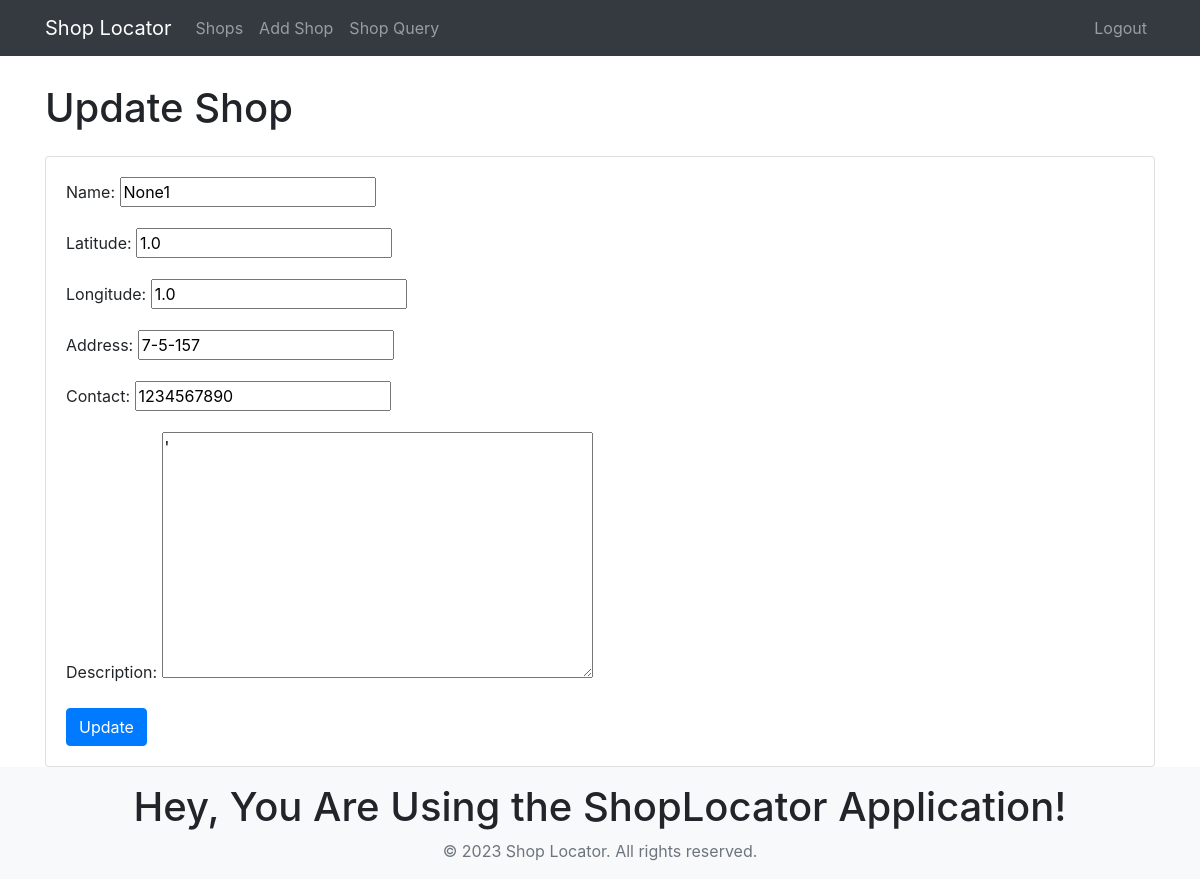
/shops/3/update/ (signed in), run on the app's committed database.
### shops/models.py (models this page shows, shortened)
class Shop(models.Model):
    name = models.CharField(max_length=100)
    latitude = models.FloatField(default=0)
    longitude = models.FloatField(default=0)
    address = models.CharField(max_length=200, default='')
    contact = models.CharField(max_length=20, default='')
    description = models.TextField(default='')
    user = models.ForeignKey(User, on_delete=models.CASCADE, default=None)

### shops/views.py (the view)
# urls.py: path('<int:shop_id>/update/', login_required(shop_update), name='shop_update'),
@login_required
@user_passes_test(lambda u: u.is_superuser or u.shop_set.exists())
@csrf_protect
def shop_update(request, shop_id):
    shop = get_object_or_404(Shop, pk=shop_id)
    if shop.user != request.user and not request.user.is_superuser:
        return HttpResponseForbidden("You don't have permission to update this shop.")
    if request.method == 'POST':
        form = ShopForm(request.POST, instance=shop)
        if form.is_valid():
            form.save()
            return redirect('shop_detail', shop_id=shop_id)
    else:
        form = ShopForm(instance=shop)
    return render(request, 'shop_update.html', {'form': form, 'shop_id': shop_id})

### shops/forms.py (shortened to what this page needs)
class ShopForm(forms.ModelForm):
    class Meta:
        model = Shop
        fields = ('name', 'latitude', 'longitude', 'address', 'contact', 'description')

### shops/templates/shop_update.html (shortened to what this page needs)
{% extends 'base.html' %}
{% block content %}
  <div class="container">
    <h1 class="my-4">Update Shop</h1>
    <div class="card">
      <div class="card-body">
        <form method="post" action="{% url 'shop_update' shop_id %}">
          {{ form.as_p }}
          <button type="submit" class="btn btn-primary">Update</button>
        </form>
      </div>
    </div>
  </div>
{% endblock %}

### shops/templates/base.html (style rules this page uses)
body { padding-top: 60px; }

### data on the page
Shop: name "None1", latitude "1.0", longitude "1.0", address "7-5-157", contact "1234567890", description "'"
